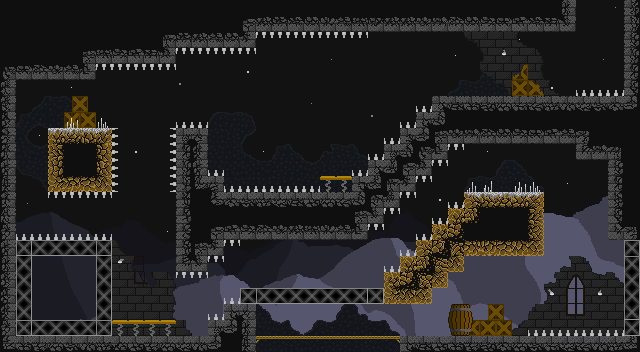

Below is a game level as drawn by its tile map, then a one-line description and the .tmx that defines it (tile-layer data replaced by summaries):
An orthogonal 40x22 tile map with 16x16 px tiles, 6 tile layers (Background Background, Lower Background, Mid Background, Upper Background, ...), 14 tilesets and 66 objects.

<map version="1.2" tiledversion="1.2.1" orientation="orthogonal" renderorder="right-down" width="40" height="22" tilewidth="16" tileheight="16" infinite="0" nextlayerid="13" nextobjectid="70">
 <tileset firstgid="1" source="AllSprites.tsx" />
 <tileset firstgid="197" source="DesignOne.tsx" />
 <tileset firstgid="218" source="Grey Bricks.tsx" />
 <tileset firstgid="328" source="Dirt.tsx" />
 <tileset firstgid="392" source="Steel Box.tsx" />
 <tileset firstgid="408" source="Mountains.tsx" />
 <tileset firstgid="409" source="Sparkle.tsx" />
 <tileset firstgid="435" source="comet.tsx" />
 <tileset firstgid="460" source="Grass.tsx" />
 <tileset firstgid="490" source="MidBackground.tsx" />
 <tileset firstgid="580" source="GBBackground.tsx" />
 <tileset firstgid="652" source="Barrel.tsx" />
 <tileset firstgid="664" source="Wood Boxes.tsx" />
 <tileset firstgid="676" source="Torch.tsx" />
 <objectgroup id="7" name="Ground">
  <object id="35" x="240" y="336" width="400" height="16" />
  <object id="36" x="624" y="0" width="16" height="352" />
  <object id="37" x="0" y="0" width="576" height="32" />
  <object id="38" x="608" y="112" width="32" height="128" />
  <object id="39" x="576" y="112" width="64" height="48" />
  <object id="40" x="432" y="96" width="208" height="48" />
  <object id="41" x="416" y="112" width="32" height="48" />
  <object id="42" x="400" y="128" width="32" height="48" />
  <object id="43" x="384" y="144" width="32" height="48" />
  <object id="44" x="368" y="160" width="32" height="48" />
  <object id="45" x="352" y="176" width="32" height="48" />
  <object id="46" x="192" y="192" width="176" height="48" />
  <object id="47" x="192" y="176" width="32" height="80" />
  <object id="48" x="176" y="128" width="32" height="144" />
  <object id="49" x="464" y="192" width="80" height="64" />
  <object id="50" x="448" y="208" width="16" height="64" />
  <object id="51" x="432" y="224" width="32" height="48" />
  <object id="52" x="416" y="240" width="32" height="48" />
  <object id="53" x="400" y="256" width="32" height="48" />
  <object id="54" x="384" y="272" width="48" height="32" />
  <object id="55" x="240" y="288" width="192" height="16" />
  <object id="56" x="224" y="304" width="32" height="48" />
  <object id="57" x="208" y="320" width="48" height="32" />
  <object id="58" x="0" y="336" width="240" height="16" />
  <object id="59" x="0" y="240" width="112" height="112" />
  <object id="60" x="0" y="0" width="16" height="352" />
  <object id="61" x="0" y="0" width="96" height="80" />
  <object id="62" x="0" y="0" width="176" height="64" />
  <object id="63" x="0" y="0" width="256" height="48" />
  <object id="64" x="48" y="128" width="64" height="64" />
 </objectgroup>
 <objectgroup id="8" name="Spikes">
  <object id="1" x="450" y="205" width="15" height="4" />
  <object id="2" x="434" y="221" width="15" height="4" />
  <object id="3" x="418" y="237" width="15" height="4" />
  <object id="4" x="402" y="253" width="15" height="4" />
  <object id="5" x="386" y="269" width="15" height="4" />
  <object id="6" x="367" y="223" width="15" height="4" />
  <object id="7" x="383" y="207" width="15" height="4" />
  <object id="8" x="399" y="191" width="15" height="4" />
  <object id="9" x="415" y="175" width="15" height="4" />
  <object id="10" x="431" y="159" width="15" height="4" />
  <object id="11" x="447" y="143" width="15" height="4" />
  <object id="12" x="530" y="333" width="95" height="4" />
  <object id="13" x="226" y="301" width="15" height="4" />
  <object id="14" x="210" y="317" width="15" height="4" />
  <object id="15" x="223" y="239" width="15" height="4" />
  <object id="16" x="207" y="255" width="15" height="4" />
  <object id="17" x="178" y="271" width="28" height="4" />
  <object id="18" x="173" y="130" width="4" height="60" />
  <object id="19" x="178" y="125" width="28" height="4" />
  <object id="20" x="207" y="173" width="15" height="4" />
  <object id="21" x="223" y="189" width="95" height="4" />
  <object id="22" x="354" y="173" width="15" height="4" />
  <object id="23" x="370" y="157" width="15" height="4" />
  <object id="25" x="386" y="141" width="15" height="4" />
  <object id="26" x="402" y="125" width="15" height="4" />
  <object id="27" x="418" y="109" width="15" height="4" />
  <object id="28" x="578" y="93" width="47" height="4" />
  <object id="29" x="255" y="31" width="111" height="4" />
  <object id="30" x="175" y="47" width="79" height="4" />
  <object id="31" x="95" y="63" width="79" height="4" />
  <object id="32" x="111" y="130" width="4" height="60" />
  <object id="33" x="50" y="191" width="60" height="4" />
  <object id="34" x="15" y="237" width="95" height="4" />
 </objectgroup>
 <objectgroup id="9" name="Trampolines">
  <object id="65" x="320" y="176" width="32" height="32" />
  <object id="66" x="112" y="320" width="64" height="32" />
 </objectgroup>
 <objectgroup id="10" name="One Way Platforms" />
 <objectgroup id="11" name="Crumble Platforms" />
 <objectgroup id="12" name="Goal">
  <object id="68" x="560" y="0" width="80" height="16" />
 </objectgroup>
 <layer id="1" name="Background Background" width="40" height="22">
  <data>[880 cells, 880 non-empty, 1 distinct tile ids]</data>
 </layer>
 <layer id="2" name="Lower Background" width="40" height="22">
  <data>[880 cells, 85 non-empty, 54 distinct tile ids]</data>
 </layer>
 <layer id="3" name="Mid Background" width="40" height="22">
  <data>[880 cells, 63 non-empty, 29 distinct tile ids]</data>
 </layer>
 <layer id="4" name="Upper Background" width="40" height="22">
  <data>[880 cells, 26 non-empty, 26 distinct tile ids]</data>
 </layer>
 <layer id="5" name="Graphics" width="40" height="22">
  <data>[880 cells, 474 non-empty, 149 distinct tile ids]</data>
 </layer>
 <layer id="6" name="Design" width="40" height="22">
  <data>[880 cells, 15 non-empty, 11 distinct tile ids]</data>
 </layer>
</map>
